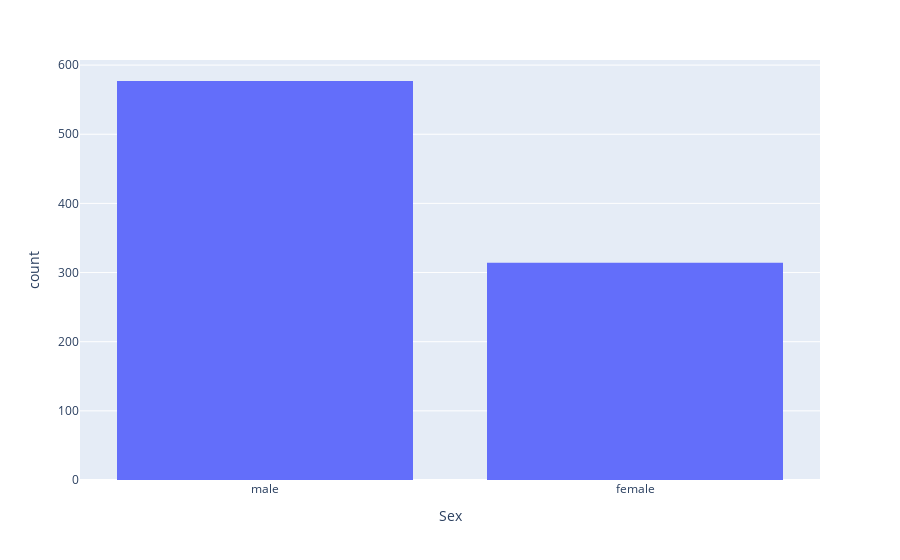

The notebook cell saved with this chart:
### Code cell
px.histogram(df, "Sex")

### Figure 1 — Plotly figure (JSON) as saved in the notebook; plotly's stock layout.template omitted (floating-point values rounded to 4 significant figures; data arrays with more than 128 entries replaced by an {"elided": "..."} marker saying what was removed)
{"data": [{"bingroup": "x", "hovertemplate": "Sex=%{x}<br>count=%{y}<extra></extra>", "legendgroup": "", "marker": {"color": "#636efa", "pattern": {"shape": ""}}, "name": "", "orientation": "v", "showlegend": false, "type": "histogram", "x": {"elided": "891 str values"}, "xaxis": "x", "yaxis": "y"}], "layout": {"barmode": "relative", "legend": {"tracegroupgap": 0}, "margin": {"t": 60}, "xaxis": {"anchor": "y", "domain": [0, 1], "title": {"text": "Sex"}}, "yaxis": {"anchor": "x", "domain": [0, 1], "title": {"text": "count"}}}}
